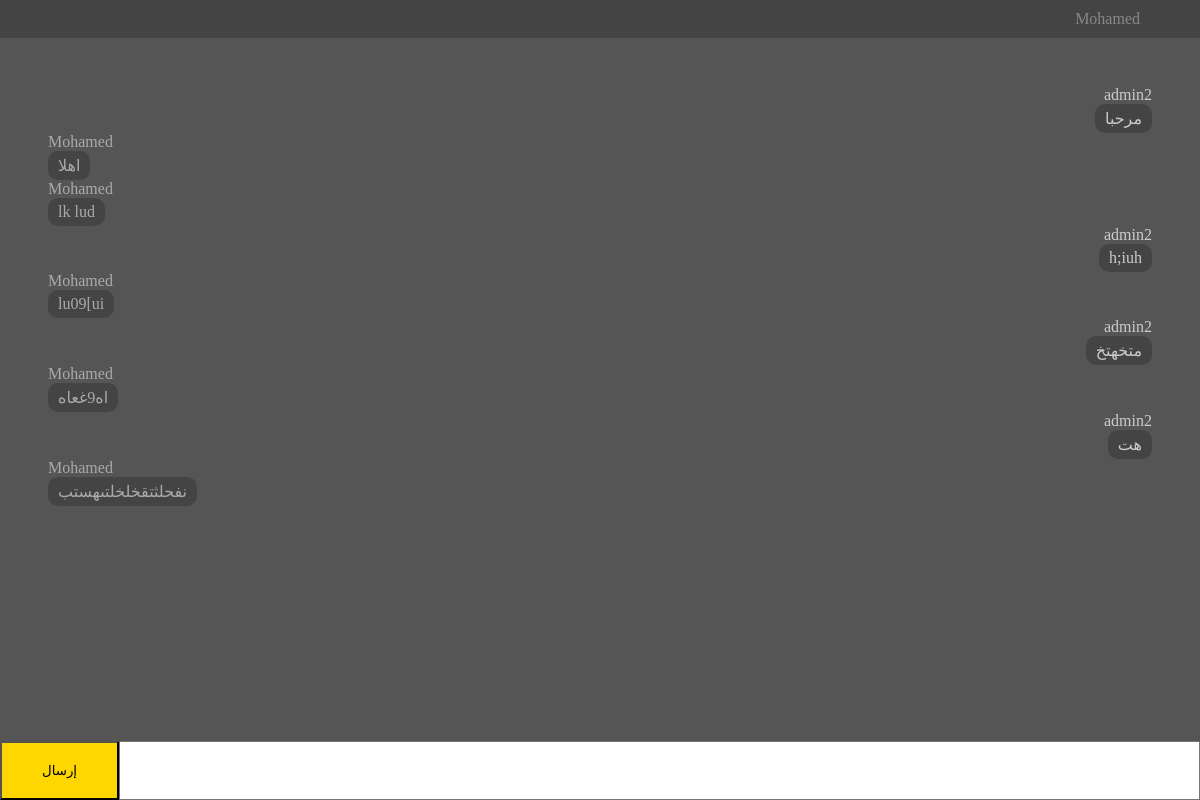
The app's page /3/ (signed in) with its own data.
### chat/models.py (models this page shows, shortened)
class Message(models.Model):
    sender = models.ForeignKey(User, related_name='sent_messages', on_delete=models.CASCADE)
    receiver = models.ForeignKey(User, related_name='receiver_messages', on_delete=models.CASCADE)
    message = models.TextField()
    seen = models.BooleanField(default=False)
    date_added = models.DateTimeField(auto_now_add=True)
    class Meta:
        ordering = ("date_added",)

### chat/views.py (the view)
# urls.py: path('<int:pk>/', views.chatroom, name='chatroom'),
@login_required
def chatroom(request, pk):
    other_user = User.objects.get(id=pk)
    messages = Message.objects.filter(
        Q(receiver=request.user, sender=other_user)
    )
    messages.update(seen=True)
    messages = messages | Message.objects.filter(Q(receiver=other_user, sender=request.user))
    return render(request, "chatroom.html", {"other_user":other_user, "messages": messages})

### chat/templates/chatroom.html (shortened to what this page needs)
<!DOCTYPE html>
<html lang="ar" dir="rtl">
<head>
</head>
<body>
    <div class="header">{{ other_user.username }}</div>
    <div class="messages-area">
        {% for message in messages %}
        <div class="message
        {% if message.sender == request.user %}right{% else %}left{% endif %}
        ">
            <div class="sent-by">{{ message.sender.username }}</div>
            <div class="content">{{ message.message }}</div>
        </div>
        {% endfor %}
    </div>
    <div class="input-area">
        <input type="text" id="message-input">
        <button id="send-btn">إرسال</button>
    </div>
</body>
</html>

### chat/templates/chatroom.html (style rules this page uses)
* { box-sizing: border-box; padding: 0; margin: 0; }
body { display: flex; height: 100vh; background: #666; flex-direction: column; }
.header { padding: 10px 5%; background: #444; color: #888; }
.messages-area { height: 100%; min-height: 70vh; overflow-y: auto; padding: 4%; background: #555; color: #999; padding-bottom: 10px; }
.input-area { display: flex; flex-direction: row; justify-content: center; }
#message-input { padding: 20px; width: 100%; }
#send-btn { padding: 20px 40px; background: gold; }
.message.left { text-align: left; color: #aaa; }
.message.right { text-align: right; color: #ccc; }
.message .content { background: #444; padding: 5px 10px; border-radius: 10px; max-width: 80%; display: inline-block; }

### records on screen
Message: sender.username "admin2", message "مرحبا"
Message: sender.username "Mohamed", message "اهلا"
Message: sender.username "Mohamed", message "lk lud"
Message: sender.username "admin2", message "h;iuh"
Message: sender.username "Mohamed", message "lu09[ui"
Message: sender.username "admin2", message "متخهتخ"
Message: sender.username "Mohamed", message "اه9غعاه"
Message: sender.username "admin2", message "هت"
Message: sender.username "Mohamed", message "نفحلثتقخلخلتىهستب"

### other values on screen
{{ other_user.username }} "Mohamed"
